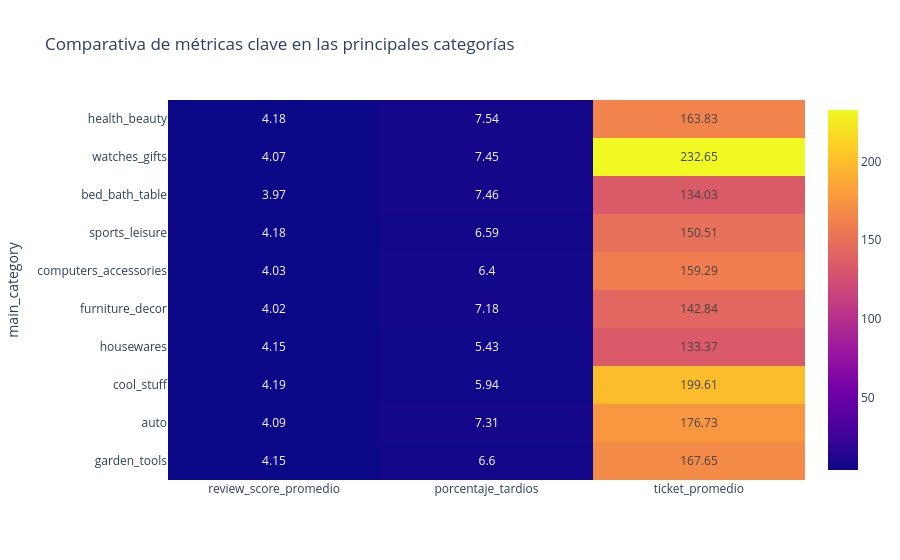

The code cell stored with this chart in its notebook:
### Code cell
top_categories_heat = (
    category_summary
    .sort_values("ventas", ascending=False)
    .head(10)
    .set_index("main_category")[["review_score_promedio", "porcentaje_tardios", "ticket_promedio"]]
)

fig = px.imshow(
    top_categories_heat,
    text_auto=True,
    aspect="auto",
    title="Comparativa de métricas clave en las principales categorías"
)

fig.show()

### Figure 1 — Plotly figure (JSON) as saved in the notebook; plotly's stock layout.template omitted (floating-point values rounded to 4 significant figures)
{"data": [{"coloraxis": "coloraxis", "hovertemplate": "x: %{x}<br>main_category: %{y}<br>color: %{z}<extra></extra>", "name": "0", "texttemplate": "%{z}", "type": "heatmap", "x": ["review_score_promedio", "porcentaje_tardios", "ticket_promedio"], "xaxis": "x", "y": ["health_beauty", "watches_gifts", "bed_bath_table", "sports_leisure", "computers_accessories", "furniture_decor", "housewares", "cool_stuff", "auto", "garden_tools"], "yaxis": "y", "z": [[4.18, 7.54, 163.8], [4.07, 7.45, 232.7], [3.97, 7.46, 134.0], [4.18, 6.59, 150.5], [4.03, 6.4, 159.3], [4.02, 7.18, 142.8], [4.15, 5.43, 133.4], [4.19, 5.94, 199.6], [4.09, 7.31, 176.7], [4.15, 6.6, 167.7]]}], "layout": {"coloraxis": {"colorscale": [[0, "#0d0887"], [0.1111, "#46039f"], [0.2222, "#7201a8"], [0.3333, "#9c179e"], [0.4444, "#bd3786"], [0.5556, "#d8576b"], [0.6667, "#ed7953"], [0.7778, "#fb9f3a"], [0.8889, "#fdca26"], [1, "#f0f921"]]}, "title": {"text": "Comparativa de métricas clave en las principales categorías"}, "xaxis": {"anchor": "y", "domain": [0, 1]}, "yaxis": {"anchor": "x", "autorange": "reversed", "domain": [0, 1], "title": {"text": "main_category"}}}}
